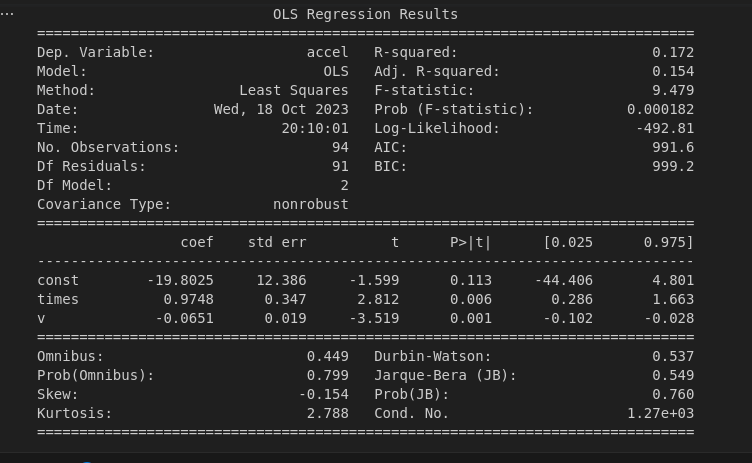
#> input picture ICA/datasets/regression/motor/RegressaoMultip.png, 752 x 463 px
$ jupyter execute VC.ipynb
#> lines starting #> are read from the running program, lines starting #| are printed output that depends on the picture
[cell 1]
import cv2

img = cv2.imread('RegressaoMultip.png')
#> img is the input picture: shape (463, 752, 3); mean B, G, R 39.8, 39.8, 39.8

# Inverta as cores
imagem_invertida = cv2.bitwise_not(img)
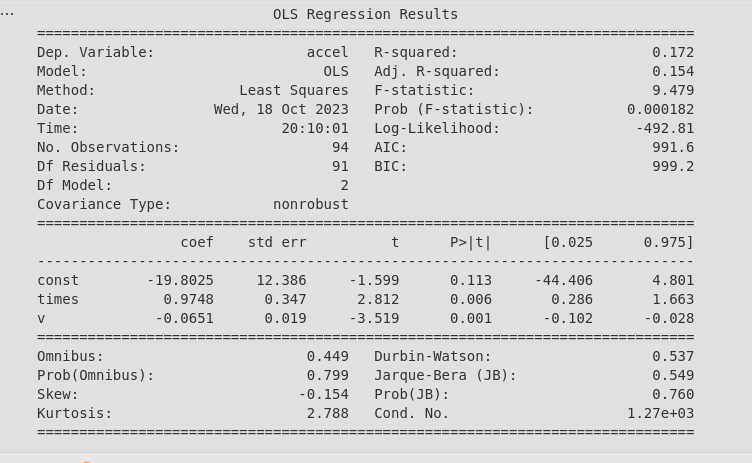
#> imagem_invertida: shape (463, 752, 3); mean B, G, R 215.2, 215.2, 215.2

# Salve a imagem invertida
cv2.imwrite('imagem_invertida.png', imagem_invertida)

# Mostre a imagem invertida
cv2.imshow('Imagem Invertida', imagem_invertida)
cv2.waitKey(0)
cv2.destroyAllWindows()
